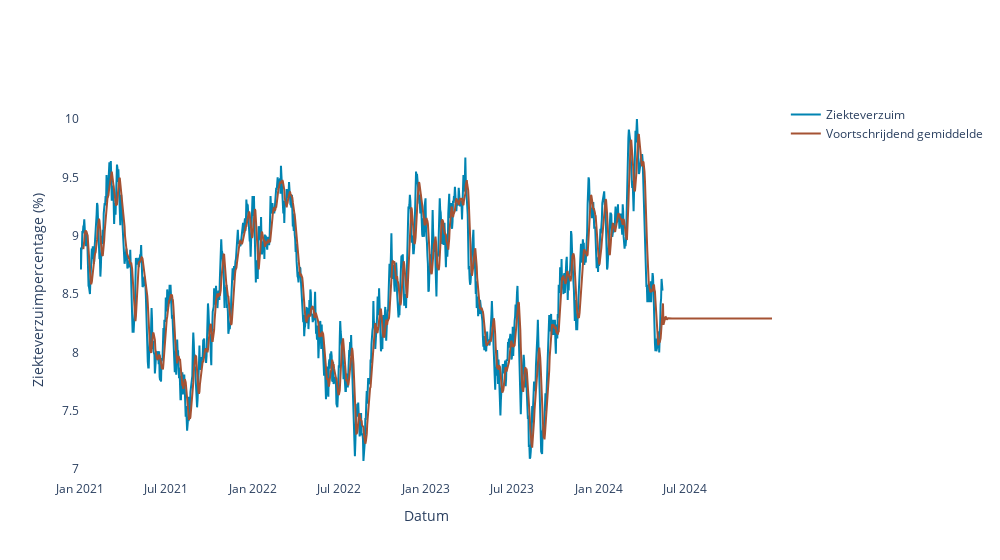

The notebook cell saved with this chart:
### Markdown cell above
# 2. Kaders van model

Een voorspelling is een schatting voor de toekomst. Afhankelijk van welke eisen je stelt, kun je een model kiezen. Denk aan:
* Welke data kan het model gebruiken? Is deze data er historisch én in de toekomst?
* Hoe ver in de toekomst moet het model voorspellen?
* Op welk detailniveau heb ik een voorspelling nodig?

We kiezen ervoor in deze workshop om de rest van het huidig jaar (2024) te voorspellen. Daarnaast houden we de dataset simpel, we gaan enkel uit van de historische reeks van het ziekteverzuimpercentage en de bijbehorende datum.

Om in deze workshop niet te verzanden in complexe modellen, hebben we gekozen voor twee ('eenvoudige') modellen:
* Het voortschrijdend gemiddelde
* Het regressiemodel


#### *Het voortschrijdend gemiddelde*
Het voortschrijdend gemiddelde maakt gebruik van de historische waarden van het onderwerp. Op basis van een aantal voorgaande waarden wordt een gemiddelde berekend. Dit gemiddelde is de voorspeller voor de toekomst. 

**Opgave 2.1.** Stel het voortschrijdend gemiddelde wordt bepaald op basis van de 4 voorgaande waarden. Hoe zien de eerste 2 getallen (a en b) eruit na deze reeks:

*9, 16, 12, 8, 12, a, b*

a = ...

b = ...

Laten we het voortschrijdend gemiddelde toepassen voor het ziekteverzuimpercentage.

### Code cell
voortschrijdend_gemiddelde = voorspel_met_voortschrijdend_gemiddelde(data=data)

### Figure 1 — Plotly figure (JSON) as saved in the notebook; plotly's stock layout.template omitted (floating-point values rounded to 4 significant figures; data arrays with more than 128 entries replaced by an {"elided": "..."} marker saying what was removed)
{"data": [{"line": {"color": "#0084B2"}, "mode": "lines", "name": "Ziekteverzuim", "type": "scatter", "x": {"elided": "1461 str values"}, "y": {"elided": "1461 float values"}}, {"line": {"color": "#a55233"}, "mode": "lines", "name": "Voortschrijdend gemiddelde", "type": "scatter", "x": {"elided": "1461 str values"}, "y": {"elided": "1461 float values"}}], "layout": {"autosize": false, "paper_bgcolor": "white", "plot_bgcolor": "white", "width": 1000, "xaxis": {"title": {"text": "Datum"}}, "yaxis": {"title": {"text": "Ziekteverzuimpercentage (%)"}}}}
